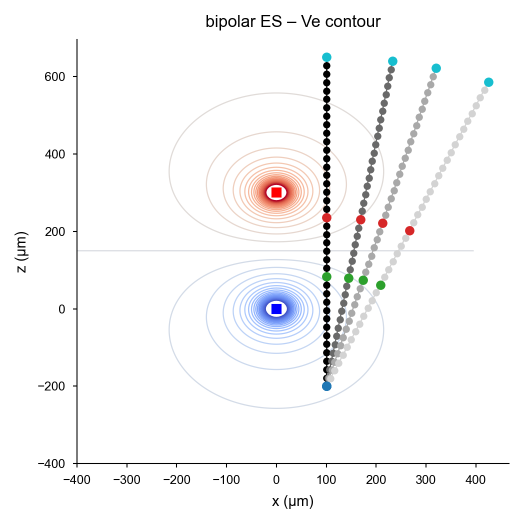
#> input picture figures/figure1f_bipolar_model.png, 1048 x 1048 px, found by its file name (shown at 1/2 size)
$ python make_banner.py
#> lines starting #> are read from the running program, lines starting #| are printed output that depends on the picture
#!/usr/bin/env python3
"""
Generate a README banner image by compositing key figure panels into a
single wide row.

Panels (left to right):
  1. Fig 1f  – bipolar Ve analytical model
  2. Fig 3a-b – VL clustering scatter + bubble chart
  3. Fig 4b  – brain-wide firing-rate changes
  4. Fig 4e  – FS vs RS z-scored rate by distance

Usage:
    python scripts/make_banner.py
"""
import sys, os
sys.path.insert(0, os.path.dirname(os.path.dirname(os.path.abspath(__file__))))

import numpy as np
from PIL import Image
from config.paths import FIGURES_OUTPUT

PANELS = [
    os.path.join('fig1', 'figure1f_bipolar_model.png'),
    os.path.join('fig3', 'figure3_row1.png'),
    os.path.join('fig4', 'figure4b_brain_wide_fr_ttest.png'),
    os.path.join('fig4', 'figure4e_zscore_distance.png'),
]

BANNER_HEIGHT = 600          # pixels
PADDING = 20                 # gap between panels (pixels)
BG_COLOR = (255, 255, 255)   # white


def main():
    images = []
    for name in PANELS:
        path = os.path.join(FIGURES_OUTPUT, name)
        if not os.path.exists(path):
            print(f'Missing {path} – run the figure scripts first.')
            sys.exit(1)
        images.append(Image.open(path).convert('RGB'))

    # scale each to the target height, preserving aspect ratio
    resized = []
#> resized = []
    for img in images:
        scale = BANNER_HEIGHT / img.height
        new_w = int(img.width * scale)
        resized.append(img.resize((new_w, BANNER_HEIGHT), Image.LANCZOS))

    total_width = sum(im.width for im in resized) + PADDING * (len(resized) - 1)
    banner = Image.new('RGB', (total_width, BANNER_HEIGHT), BG_COLOR)
#> banner: PIL image 6218x600 RGB; every value is 255

    x = 0
    for im in resized:
        banner.paste(im, (x, 0))
        x += im.width + PADDING
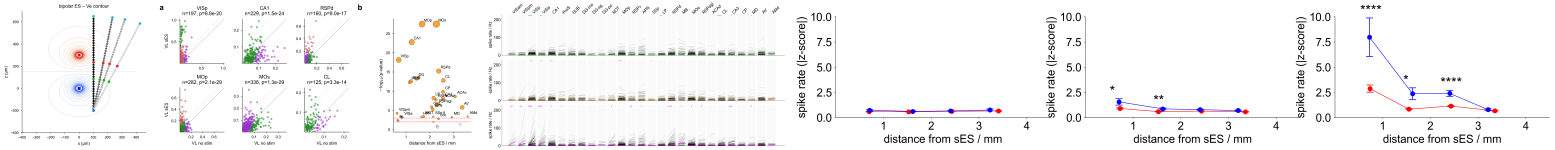
#> banner: PIL image 6218x600 RGB (shown at 1/4 size); mean R, G, B 246.5, 245.8, 246.3

    out = os.path.join(FIGURES_OUTPUT, 'banner.png')
    banner.save(out, dpi=(150, 150))
    print(f'Saved {out}  ({total_width}×{BANNER_HEIGHT} px)')


if __name__ == '__main__':
    main()
